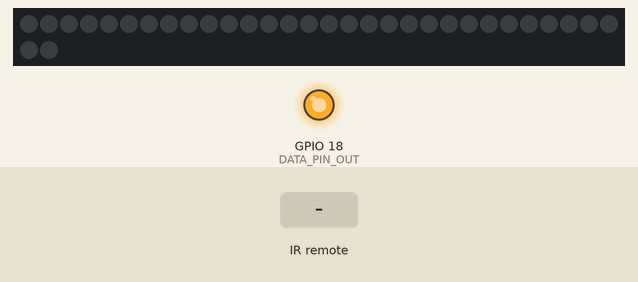
The sketch below on a simulated ESP32. On the bench: 32 RGB LEDs in strip order, left to right, continuing on the next row, output pins drawn as LEDs (lit = HIGH). The test bench sets the inputs (shaded band). Dim RGB values are drawn brighter than linear; random numbers use the default seed unless the sketch sets one.

Above: at 4.2 s.
4.3 s: infrared code 0x42 received
6.8 s: infrared code 0x30 received
At 7.5 s:
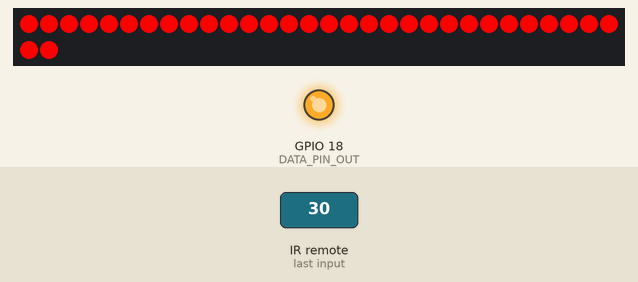
8.3 s: infrared code 0x18 received
At 8.8 s:
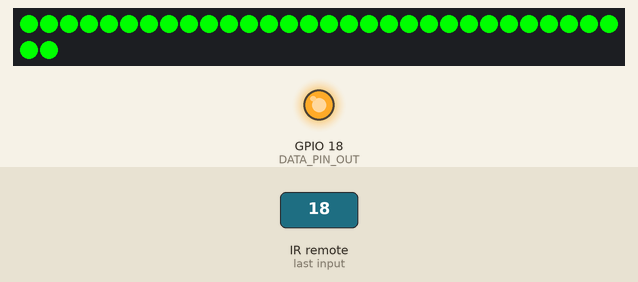
9.8 s: infrared code 0x7A received
At 11.0 s:
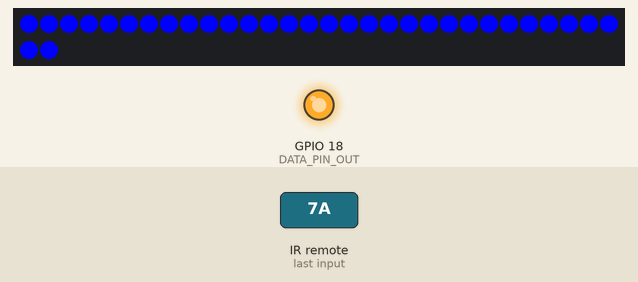
11.3 s: infrared code 0x10 received
At 12.4 s:
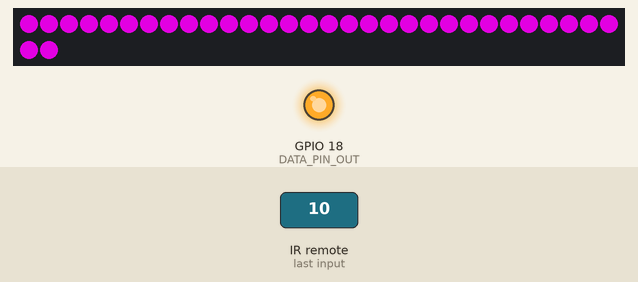
12.8 s: infrared code 0x38 received
At 13.6 s:
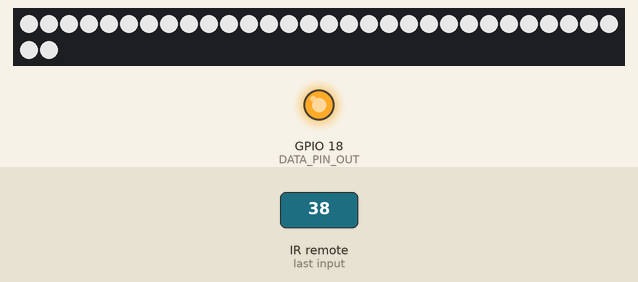
Timing chart, 0 to 15.3 s (numbered marks = the images above; inputs shaded):
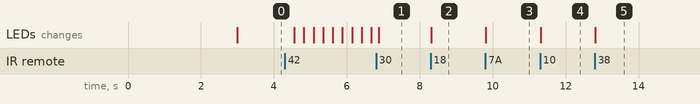

Measured:
- after the input at 8.3 s, the LEDs: change at once (image 2)
- after the input at 9.8 s, the LEDs: change at once (image 3)
- after the input at 11.3 s, the LEDs: change at once (image 4)
- after the input at 12.8 s, the LEDs: change at once (image 5)

The sketch:

irgb.ino
```cpp
#include <FastLED.h>
#include <IRremote.h>

#define NUM_LEDS 32
#define DATA_PIN 19
#define DATA_PIN_OUT 18
#define IR_PIN 23
#define LED_TYPE WS2812
#define COLOR_ORDER GRB

uint16_t BRIGHTNESS = 255;

IRrecv receiver(IR_PIN);
uint8_t decodedData = 162; // 162 is LEDs off; change this value to alter the default
uint8_t plusOrMinus = 0;

CRGB leds[NUM_LEDS];

// Faster way to change RGB values of LED; otherwise every
// regular color would require its own for loop
void LEDOn(int r, int g, int b) {
  for (int i = 0; i < NUM_LEDS; i++) {
    leds[i] = CRGB(r, g, b);
  }
}

// Fade out a single LED
void LEDFadeWhiteToBlack(int ledNum) {
  for (int i = 255; i > 0; i = i - 8) {   // Change i = i - x to alter speed
    leds[ledNum] = CRGB(i, i, i);
    FastLED.show();
  }
  // Ensures the LED is completely off, can get screwy with different x values
  leds[ledNum] = CRGB(0, 0, 0);
  FastLED.show();
}

// Fade in a single LED
void LEDFadeBlackToWhite(int ledNum) {
  for (int i = 0; i < 255; i = i + 8) {   // Change i = i + x to alter speed
    leds[ledNum] = CRGB(i, i, i);
    FastLED.show();
  }
  // Ensures the LED is completely on, can get screwy with different x values
  leds[ledNum] = CRGB(255, 255, 255);
  FastLED.show();
}

uint16_t starCount = 0;   // Number of "stars"
uint8_t fadeCounter = 0;  // Used to determine whether or not we fade out
bool starModeInitializer = false;
void starMode() {
  // Initializer
  if (starModeInitializer) {
    for (int i = 0; i < NUM_LEDS; i++) {
      leds[i] = CRGB(0, 0, 0);
    }
    starModeInitializer = false;
  }

  // Randomizers
  uint16_t randNumLED = random(NUM_LEDS);   // Random LED to fade into
  uint8_t randNum = random(50);             // Used to see whether or not we fade this LED in
  uint16_t randNum2 = random(1000);         // Used to determine whether or not we shooting star

  // Fades LEDs out
  // Change the fadeCounter == x to alter how often this code will run
  if (fadeCounter == 2) {
    fadeToBlackBy(leds, NUM_LEDS, 1);
    fadeCounter = 0;
  }
  fadeCounter++;


  // Adds stars
  if (randNum == 1) {
    LEDFadeBlackToWhite(randNumLED);
    starCount++;
  }

  //Shooting star
  if (randNum2 == 1) {
    for (int i = 0; i < NUM_LEDS; i++) {
      // This if statement will make it so the shooting star doesn't clear existing stars
      if (leds[i] == CRGB(0, 0, 0)) {
        LEDFadeBlackToWhite(i);
        delay(100);
        LEDFadeWhiteToBlack(i);
      }
      else {
        delay(120);   // Used so when the shooting star skips it won't teleport
      }

      // Breaks if user inputs a new ir
      if (receiver.decode()) {
        if (receiver.decodedIRData.command != 66) {
          decodedData = receiver.decodedIRData.command;
          receiver.resume();
          break;
        }
      }
    }
  }
}

// If this is put directly into the switch statement then it will cause issues
void rainbowMode(uint8_t speed, uint8_t deltaHue) {
  uint8_t thisHue = beat8(speed, 255);
  fill_rainbow(leds, NUM_LEDS, thisHue, deltaHue);
}

void decodeData() {
  if (receiver.decode()) {
    if (receiver.decodedIRData.command == 2 || receiver.decodedIRData.command == 152) {
      plusOrMinus = receiver.decodedIRData.command;
    }
    // If LED is already in star mode, it will not be reset to star mode initializer
    else if (receiver.decodedIRData.command == 66 && decodedData == 67) {}
    else {
      decodedData = receiver.decodedIRData.command;
    }
    receiver.resume();  // Receive the next value
  }
}

void changeEffect() {
  switch (decodedData) {
    case 162: // Power off
      LEDOn(0, 0, 0);
      break;
    case 48:  // 1 red
      LEDOn(255, 0, 0);
      break;
    case 24:  // 2 green
      LEDOn(0, 255, 0);
      break;
    case 122: // 3 blue
      LEDOn(0, 0, 255);
      break;
    case 16:  // 4 purple
      LEDOn(165, 0, 165);
      break;
    case 56:  // 5 white
      LEDOn(255, 255, 255);
      break;
    case 90:  // 6 Christmas
      for (uint8_t i = 0; i < NUM_LEDS; i++) {
        if (i % 2 == 0) {
          leds[i] = CRGB(255, 0, 0);
        }
        if (i % 2 == 1) {
          leds[i] = CRGB(0, 255, 0);
        }
      }
      break;
    case 66:  // 7 starmode initializer
      starModeInitializer = true;
      decodedData++;
      break;
    case 67:  // 7 starmode, remote will never directly input this value, initializer will always run
      starMode();
      break;
    case 74:  // 8 rainbowmode
      rainbowMode(10, 10);
      break;
    case 82:  // 9 light blue
      LEDOn(0, 195, 255);
      break;
  }
}

void changeBrightness() {
  switch (plusOrMinus) {
    case 2:   // + brightness up
      BRIGHTNESS += 12;
      if (BRIGHTNESS > 255) {
        BRIGHTNESS = 255;
      }

      FastLED.setBrightness(BRIGHTNESS);
      plusOrMinus = 0;
      break;
    case 152: // - brightness down
      BRIGHTNESS -= 12;
      if (BRIGHTNESS < 96) {
        BRIGHTNESS = 96;
      }

      FastLED.setBrightness(BRIGHTNESS);
      plusOrMinus = 0;
      break;
  }
}

void setup() {
  Serial.begin(9600);
  Serial.begin(DATA_PIN_OUT);

  receiver.enableIRIn();

  pinMode(DATA_PIN_OUT, OUTPUT);
  FastLED.addLeds<LED_TYPE, DATA_PIN, COLOR_ORDER>(leds, NUM_LEDS).setCorrection(TypicalLEDStrip);
  FastLED.setBrightness(BRIGHTNESS);
  FastLED.setMaxPowerInVoltsAndMilliamps(5, 1000);
  digitalWrite(DATA_PIN_OUT, HIGH);

  randomSeed(analogRead(0));

  delay(3000);
}

void loop() {
  decodeData();
  changeEffect();
  changeBrightness();

  FastLED.show();
  delay(20);  // Small delay will improve performance
}
```
